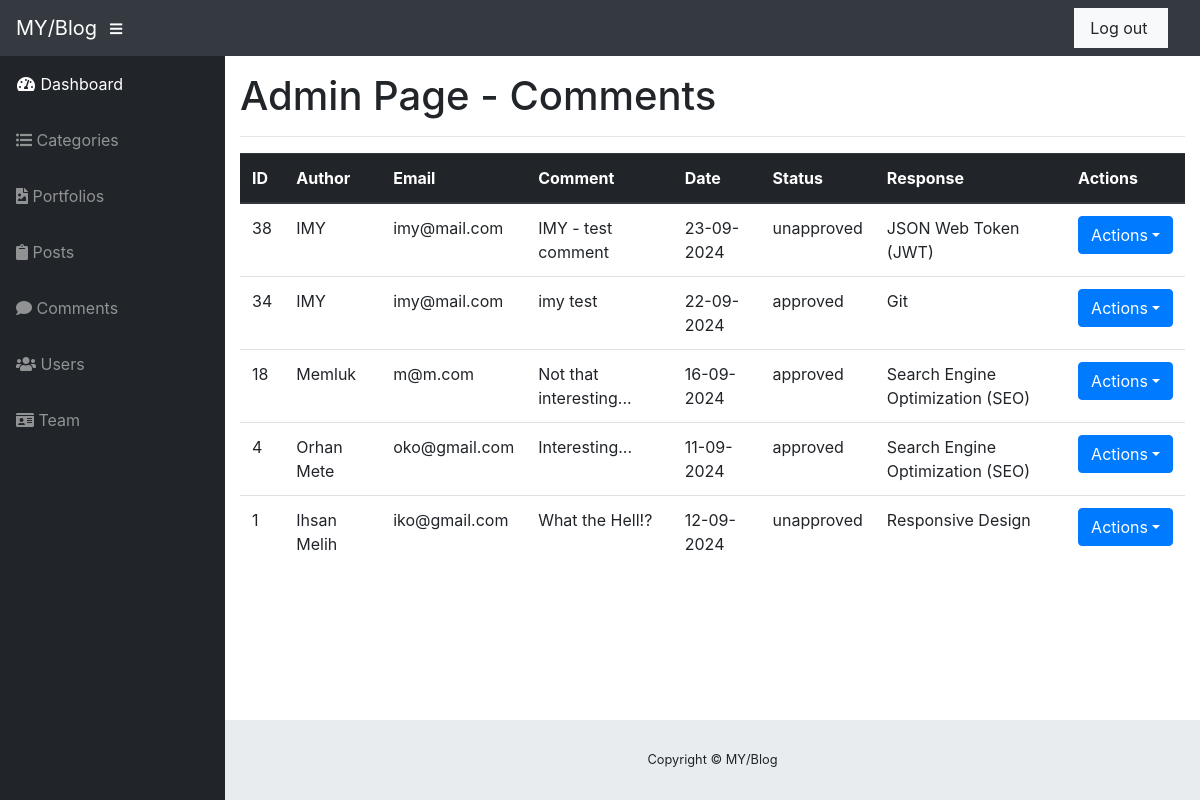
The app's page /admin/comments.php (signed in) with its own data.
### tables this page shows
CREATE TABLE `comments` (
  `comment_id` int(3) NOT NULL,
  `comment_post_id` int(3) NOT NULL,
  `comment_date` date NOT NULL,
  `comment_author` varchar(31) NOT NULL,
  `comment_email` varchar(63) NOT NULL,
  `comment_text` text NOT NULL,
  `comment_status` varchar(31) NOT NULL
);

CREATE TABLE `posts` (
  `post_id` int(15) NOT NULL,
  `post_category` varchar(31) NOT NULL,
  `post_title` varchar(100) NOT NULL,
  `post_author` varchar(100) NOT NULL,
  `post_date` date NOT NULL,
  `post_img` text NOT NULL,
  `post_text` text NOT NULL,
  `post_tags` text NOT NULL,
  `post_hits` int(15) NOT NULL DEFAULT '0'
);

### admin/comments.php (the view, shortened to what this page needs)
<!DOCTYPE html>
<html lang="en">
  <?php include "includes/admin_header.php"; ?>
  <body>
    <?php include "includes/admin_navbar.php"; ?>
    <div id="wrapper">
      <?php include "includes/admin_sidebar.php"; ?>
      <div id="content-wrapper">
        <div class="container-fluid">
          <h1>Admin Page - Comments</h1>
          <hr>
          <table class="table table bordered">
            <thead class="thead-dark">
              <tr>
                <th>ID</th>
                <th>Author</th>
                <th>Email</th>
                <th>Comment</th>
                <th>Date</th>
                <th>Status</th>
                <th>Response</th>
                <th>Actions</th>
              </tr>
            </thead>
            <tbody>
              <?php
                $sql_query = "SELECT * FROM comments ORDER BY comment_id DESC";
                $comments = mysqli_query($conn, $sql_query);
                $num = 1;
                while ($comment = mysqli_fetch_assoc($comments)){
                  $comment_id = $comment['comment_id'];
                  $comment_post_id = $comment['comment_post_id'];
                  $comment_author = $comment['comment_author'];
                  $comment_email = $comment['comment_email'];
                  $comment_text = $comment['comment_text'];
                  $comment_date = date('d-m-Y', strtotime($comment['comment_date']));
                  $comment_status = $comment['comment_status'];
                  echo "<tr>
                          <td>{$comment_id}</td>
                          <td>{$comment_author}</td>
                          <td>{$comment_email}</td>
                          <td>{$comment_text}</td>
                          <td>{$comment_date}</td>
                          <td>{$comment_status}</td>";
                  $sql_query = "SELECT * FROM posts WHERE post_id = $comment_post_id";
                  $posts = mysqli_query($conn, $sql_query);
                  while($post = mysqli_fetch_assoc($posts)){
                     $post_title = $post['post_title'];
                     echo "   <td>{$post_title}</td>";
                     echo "   <td>
                                <div class='dropdown'>
                                  <button id='dropdownMenuButton' class='btn btn-primary dropdown-toggle' type='button' data-toggle='dropdown' aria-expanded='false' aria-haspopup='true'>Actions</button>
                                  <div class='dropdown-menu'>
                                    <a class='dropdown-item' href='#' data-toggle='modal' data-target='#view_modal$num'>View</a>
                                    <div class='dropdown-divider'></div>
                                    <a class='dropdown-item' href='comments.php?approve={$comment_id}'>Approve</a>
                                    <div class='dropdown-divider'></div>
                                    <a class='dropdown-item' href='comments.php?unapprove={$comment_id}'>Unapprove</a>
                                    <div class='dropdown-divider'></div>
                                    <a class='dropdown-item' href='comments.php?delete={$comment_id}'>Delete</a>
                                  </div>
                                </div>
                              </td>
                            </tr>";
                     }
              ?>
              <?php $num++; } ?>
            </tbody>
          </table>
        </div>
        <?php include "includes/admin_footer.php"; ?>
      </div>
    </div>
  </body>
</html>

### admin/css/sb-admin.css (style rules this page uses)
html { position: relative; min-height: 100%; }
body { height: 100%; }
#wrapper { display: -webkit-box; display: -ms-flexbox; display: flex; }
#wrapper #content-wrapper { overflow-x: hidden; width: 100%; padding-top: 1rem; padding-bottom: 80px; }
:root { --input-padding-x: 0.75rem; --input-padding-y: 0.75rem; }

### records on screen
comments: comment_id "38", comment_author "IMY", comment_email "imy@mail.com", comment_text "IMY - test comment", comment_date "23-09-2024", comment_status "unapproved"
posts: post_title "JSON Web Token (JWT)"
comments: comment_id "34", comment_author "IMY", comment_email "imy@mail.com", comment_text "imy test", comment_date "22-09-2024", comment_status "approved"
posts: post_title "Git"
comments: comment_id "18", comment_author "Memluk", comment_email "m@m.com", comment_text "Not that interesting...", comment_date "16-09-2024", comment_status "approved"
posts: post_title "Search Engine Optimization (SEO)"
comments: comment_id "4", comment_author "Orhan Mete", comment_email "oko@gmail.com", comment_text "Interesting...", comment_date "11-09-2024", comment_status "approved"
comments: comment_id "1", comment_author "Ihsan Melih", comment_email "iko@gmail.com", comment_text "What the Hell!?", comment_date "12-09-2024", comment_status "unapproved"
posts: post_title "Responsive Design"
